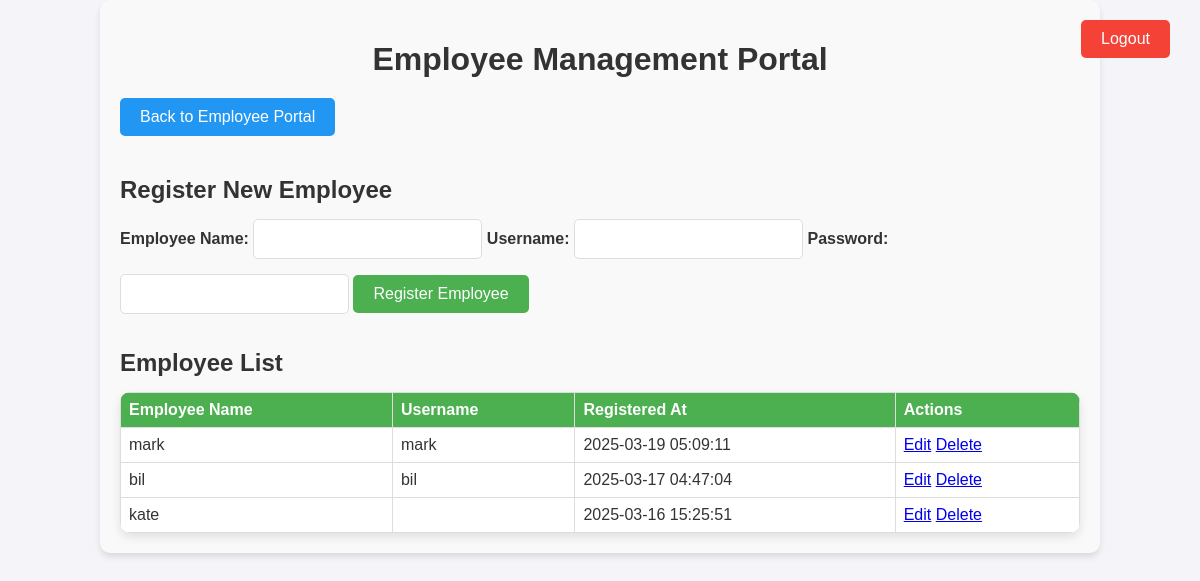
The app's page /employee_management_portal.php (signed in) with its own data.
### tables this page shows
CREATE TABLE `employees` (
  `id` int(11) NOT NULL,
  `employee_name` varchar(255) NOT NULL,
  `created_at` timestamp NOT NULL DEFAULT current_timestamp(),
  `username` varchar(255) NOT NULL,
  `password` varchar(255) NOT NULL
);

### employee_management_portal.php (the view, shortened to what this page needs)
<?php
$conn = new mysqli('localhost', 'root', '', 'inventory_db');
$employees_sql = "SELECT id, employee_name, username, created_at FROM employees ORDER BY created_at DESC";
$employees_result = $conn->query($employees_sql);
?>
<!DOCTYPE html>
<html lang="en">
<head>
    <link rel="stylesheet" href="styles.css">
</head>
<body>
    <div class="container">
        <h1>Employee Management Portal</h1>
        <a href="employee_portal.php" class="back-btn">Back to Employee Portal</a>
        <a href="logout_employee.php" class="logout-btn">Logout</a>
        <div class="employee-register-container">
            <h2>Register New Employee</h2>
            <form action="employee_management_portal.php" method="POST">
                <label for="employee_name">Employee Name:</label>
                <input type="text" id="employee_name" name="employee_name" required>
                <label for="username">Username:</label>
                <input type="text" id="username" name="username" required>
                <label for="password">Password:</label>
                <input type="password" id="password" name="password" required>
                <button type="submit" name="register_employee">Register Employee</button>
            </form>
        </div>
        <div class="employee-list-container">
            <h2>Employee List</h2>
            <table>
                <thead>
                    <tr>
                        <th>Employee Name</th>
                        <th>Username</th>
                        <th>Registered At</th>
                        <th>Actions</th>
                    </tr>
                </thead>
                <tbody>
                    <?php
                    if ($employees_result->num_rows > 0) {
                        while ($employee = $employees_result->fetch_assoc()) {
                            echo "<tr>
                                    <td>" . htmlspecialchars($employee['employee_name'], ENT_QUOTES, 'UTF-8') . "</td>
                                    <td>" . htmlspecialchars($employee['username'], ENT_QUOTES, 'UTF-8') . "</td>
                                    <td>" . htmlspecialchars($employee['created_at'], ENT_QUOTES, 'UTF-8') . "</td>
                                    <td>
                                        <a href='employee_management_portal.php?edit_id=" . htmlspecialchars($employee['id'], ENT_QUOTES, 'UTF-8') . "'>Edit</a>
                                        <a href='employee_management_portal.php?delete_id=" . htmlspecialchars($employee['id'], ENT_QUOTES, 'UTF-8') . "' onclick=\"return confirm('Are you sure you want to delete this employee?');\">Delete</a>
                                    </td>
                                  </tr>";
                        }
                    } else {
                        echo "<tr><td colspan='4'>No employees found</td></tr>";
                    }
                    ?>
                </tbody>
            </table>
        </div>
    </div>
</body>
</html>

### styles.css (style rules this page uses)
body { font-family: 'Arial', sans-serif; background-color: #f4f4f9; margin: 0; padding: 0; color: #333; }
.container { width: 80%; margin: 0 auto; padding: 20px; background-color: #f9f9f9; border-radius: 10px; box-shadow: 0 4px 6px rgba(0, 0, 0, 0.1); }
h1 { text-align: center; font-size: 2rem; margin-bottom: 20px; }
h2 { font-size: 1.5rem; margin-bottom: 15px; }
label { margin-bottom: 5px; font-weight: bold; }
input, select { padding: 10px; margin-bottom: 15px; font-size: 16px; border: 1px solid #ddd; border-radius: 5px; }
button { padding: 10px 20px; background-color: #4CAF50; color: white; font-size: 16px; border: none; border-radius: 5px; cursor: pointer; }
.logout-btn { position: absolute; top: 20px; right: 20px; background-color: red; color: white; padding: 10px 20px; border: none; cursor: pointer; font-size: 16px; }
table { width: 100%; border-collapse: collapse; margin-top: 20px; background-color: #fff; border-radius: 10px; overflow: hidden; box-shadow: 0 4px 10px rgba(0, 0, 0, 0.1); }
th, td { padding: 12px 15px; text-align: left; }
th { background-color: #4CAF50; color: white; font-weight: bold; }
td { border-bottom: 1px solid #ddd; }
.view-orders-btn, .back-btn { display: inline-block; padding: 10px 20px; background-color: #4CAF50; color: white; text-decoration: none; border-radius: 5px; margin-bottom: 20px; }
.back-btn { background-color: #2196F3; }
.employee-register-container { margin-top: 20px; }
.employee-register-container button { padding: 10px 20px; background-color: #4CAF50; color: white; border: none; border-radius: 5px; cursor: pointer; }
.employee-management-btn, .logout-btn { display: inline-block; padding: 10px 20px; color: white; text-decoration: none; border-radius: 5px; margin-right: 10px; }
.logout-btn { background-color: #f44336; }
.employee-register-container, .employee-edit-container { margin-bottom: 20px; }
.employee-list-container table { width: 100%; border-collapse: collapse; margin-top: 10px; }
.employee-list-container th, .employee-list-container td { border: 1px solid #ddd; padding: 8px; text-align: left; }
.employee-list-container th { background-color: #4CAF50; color: white; }

### records on screen
employees: employee_name "mark", username "mark", created_at "2025-03-19 05:09:11"
employees: employee_name "bil", username "bil", created_at "2025-03-17 04:47:04"
employees: employee_name "kate", created_at "2025-03-16 15:25:51"
